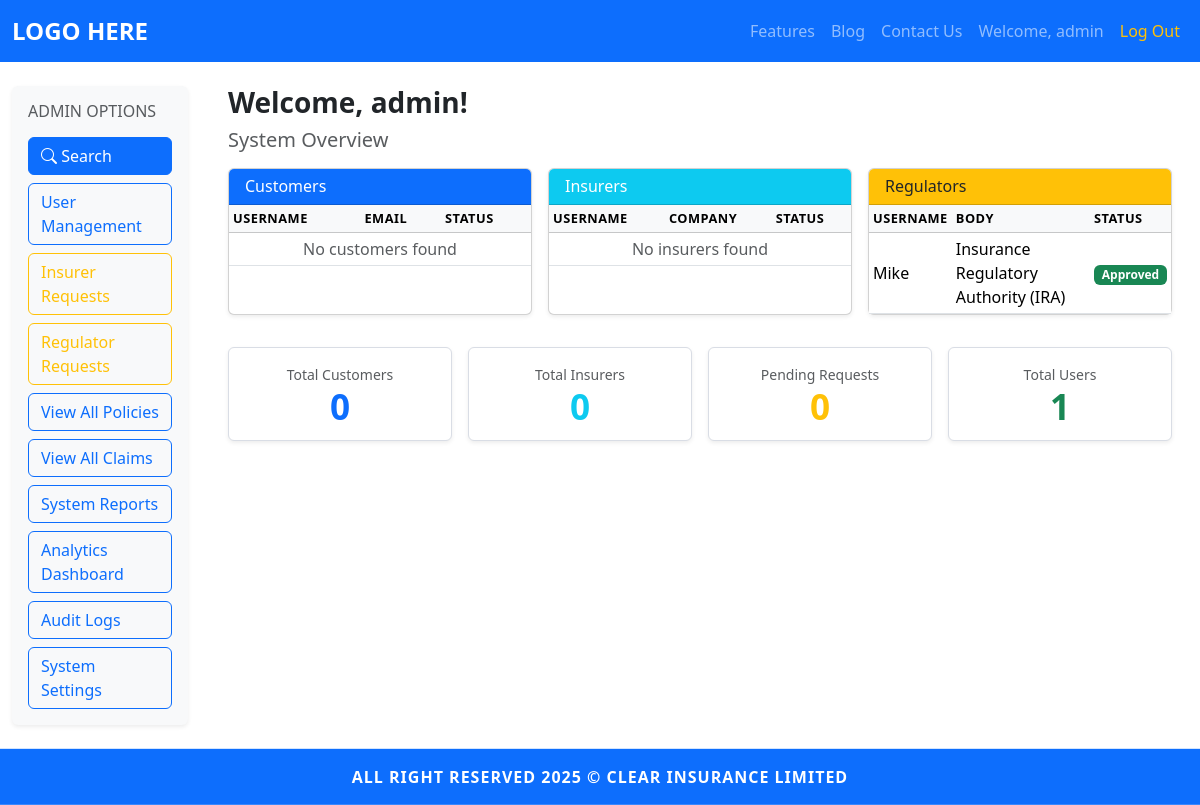
/admin/dashboard (signed in), run on an earlier commit of the app's database.
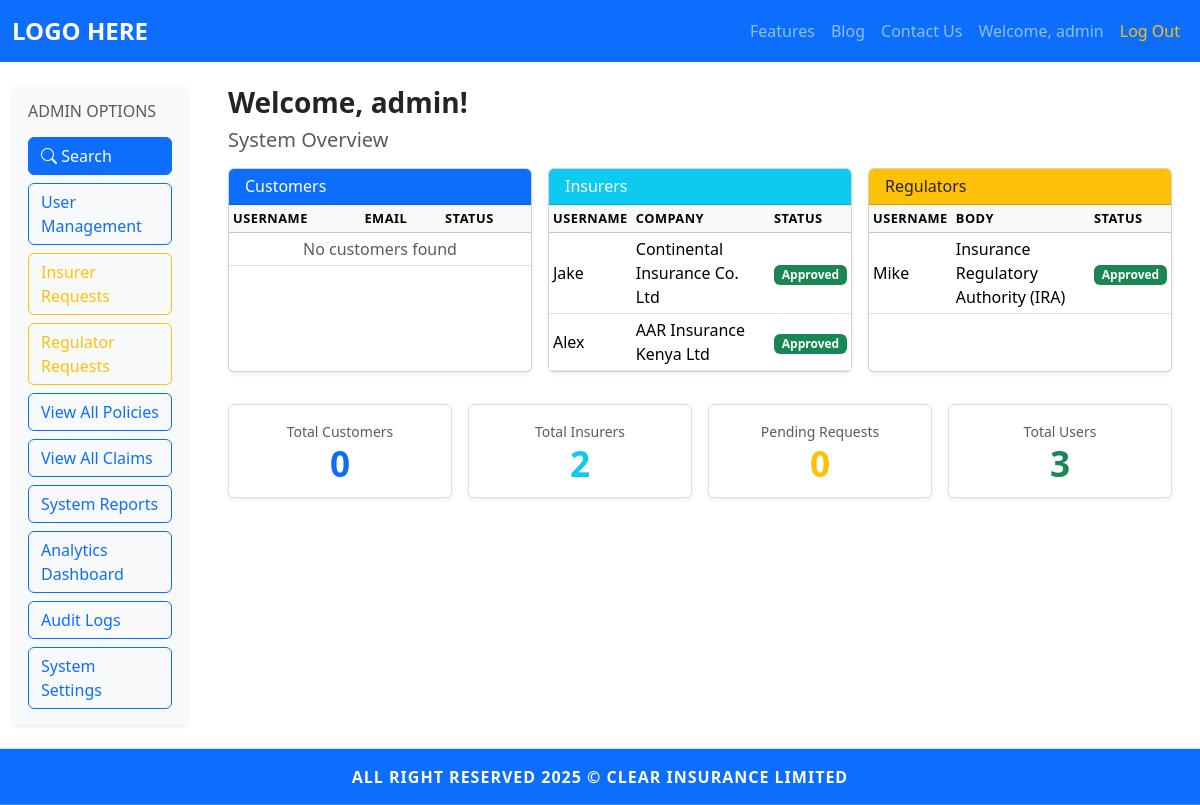
And on a later commit of the database.
### models.py (models this page shows, shortened)
class Admin(UserMixin, db.Model):
	id = db.Column(db.Integer, primary_key=True)
	username = db.Column(db.String(150), unique=True, nullable=False)
	email = db.Column(db.String(150), unique=True, nullable=False)
	password = db.Column(db.String(256), nullable=False)
	staff_id = db.Column(db.String(50), unique=True, nullable=True)
	is_active = db.Column(db.Boolean, default=True, nullable=False)

class Regulator(UserMixin, db.Model):
	id = db.Column(db.Integer, primary_key=True)
	username = db.Column(db.String(150), unique=True, nullable=False)
	email = db.Column(db.String(150), unique=True, nullable=False)
	password = db.Column(db.String(256), nullable=False)
	staff_id = db.Column(db.String(50), unique=True, nullable=True)
	regulatory_body_id = db.Column(db.Integer, db.ForeignKey('regulatory_body.id'), nullable=True)
	is_approved = db.Column(db.Boolean, default=False, nullable=False)
	is_active = db.Column(db.Boolean, default=True, nullable=False)
	approval_date = db.Column(db.DateTime, nullable=True)

class RegulatoryBody(db.Model):
	id = db.Column(db.Integer, primary_key=True)
	name = db.Column(db.String(200), unique=True, nullable=False)
	is_active = db.Column(db.Boolean, default=True, nullable=False)
	regulators = db.relationship('Regulator', backref='regulatory_body', lazy=True)

class Insurer(UserMixin, db.Model):
	id = db.Column(db.Integer, primary_key=True)
	username = db.Column(db.String(150), unique=True, nullable=False)
	email = db.Column(db.String(150), unique=True, nullable=False)
	password = db.Column(db.String(256), nullable=False)
	staff_id = db.Column(db.String(50), unique=True, nullable=True)
	insurance_company_id = db.Column(db.Integer, db.ForeignKey('insurance_company.id'), nullable=True)
	is_approved = db.Column(db.Boolean, default=False, nullable=False)
	is_active = db.Column(db.Boolean, default=True, nullable=False)
	approval_date = db.Column(db.DateTime, nullable=True)

class InsuranceCompany(db.Model):
	id = db.Column(db.Integer, primary_key=True)
	name = db.Column(db.String(200), unique=True, nullable=False)
	is_active = db.Column(db.Boolean, default=True, nullable=False)
	insurers = db.relationship('Insurer', backref='company', lazy=True)

### app.py (the view)
@app.route('/admin/dashboard')
@login_required
@admin_required
def admin_dashboard():
	customers = Customer.query.all()
	insurers = Insurer.query.all()
	regulators = Regulator.query.all()
	pending_insurer_count = InsurerRequest.query.filter_by(status='pending').count()
	pending_regulator_count = RegulatorRequest.query.filter_by(status='pending').count()
	return render_template('admin/admindashboard.html',
						   customers=customers,
						   insurers=insurers,
						   regulators=regulators,
						   pending_count=pending_insurer_count,
						   pending_regulator_count=pending_regulator_count)

### app.py (called while the page is built)
@login_manager.user_loader
def load_user(user_id):
	if '_' not in user_id:
		return None
	user_type, user_pk = user_id.split('_', 1)
	model_map = {
		'admin': Admin,
		'customer': Customer,
		'insurer': Insurer,
		'regulator': Regulator
	}
	model = model_map.get(user_type)
	if model:
		return model.query.get(int(user_pk))
	return None

### templates/admin/admindashboard.html (shortened to what this page needs)
{% extends 'base.html' %}
{% block content %}
<div class="container-fluid py-4">
	<div class="row">
		<aside class="col-12 col-md-3 col-lg-2 mb-4 mb-md-0">
			<div class="dashboard-sidebar p-3 bg-light rounded shadow-sm">
				<h6 class="text-uppercase text-muted mb-3">Admin Options</h6>
				<div class="d-grid gap-2">
					<a class="btn btn-primary sidebar-btn" href="{{ url_for('admin_search') }}">
						<i class="bi bi-search"></i> Search
					</a>
					<a class="btn btn-outline-primary sidebar-btn" href="{{ url_for('user_management') }}">User Management</a>
					<a class="btn btn-outline-warning sidebar-btn" href="{{ url_for('review_insurer_requests') }}">
						Insurer Requests
					</a>
					<a class="btn btn-outline-warning sidebar-btn" href="{{ url_for('review_regulator_requests') }}">
						Regulator Requests
					</a>
					<a class="btn btn-outline-primary sidebar-btn" href="#">View All Policies</a>
					<a class="btn btn-outline-primary sidebar-btn" href="#">View All Claims</a>
					<a class="btn btn-outline-primary sidebar-btn" href="#">System Reports</a>
					<a class="btn btn-outline-primary sidebar-btn" href="#">Analytics Dashboard</a>
					<a class="btn btn-outline-primary sidebar-btn" href="#">Audit Logs</a>
					<a class="btn btn-outline-primary sidebar-btn" href="#">System Settings</a>
				</div>
			</div>
		</aside>
		<main class="col-12 col-md-9 col-lg-10">
			<div class="px-2 px-md-3">
				<h3 class="fw-bold mb-2">Welcome, {{ current_user.username }}!</h3>
				<h5 class="text-muted mb-3">System Overview</h5>
				<div class="row g-3">
					<div class="col-12 col-lg-4">
						<div class="card shadow-sm h-100">
							<div class="card-header bg-primary text-white">
								<h6 class="mb-0">Customers</h6>
							</div>
							<div class="card-body p-0">
								<div class="table-responsive">
									<table class="table table-sm table-hover mb-0 align-middle">
										<thead class="table-light">
											<tr>
												<th>Username</th>
												<th>Email</th>
												<th>Status</th>
											</tr>
										</thead>
										<tbody>
											{% for customer in customers %}
											<tr>
												<td>{{ customer.username }}</td>
												<td>{{ customer.email }}</td>
												<td><span class="badge bg-success">Active</span></td>
											</tr>
											{% else %}
											<tr>
												<td colspan="3" class="text-center text-muted">No customers found</td>
											</tr>
											{% endfor %}
										</tbody>
									</table>
								</div>
							</div>
						</div>
					</div>
					<div class="col-12 col-lg-4">
						<div class="card shadow-sm h-100">
							<div class="card-header bg-info text-white">
								<h6 class="mb-0">Insurers</h6>
							</div>
							<div class="card-body p-0">
								<div class="table-responsive">
									<table class="table table-sm table-hover mb-0 align-middle">
										<thead class="table-light">
											<tr>
												<th>Username</th>
												<th>Company</th>
												<th>Status</th>
											</tr>
										</thead>
										<tbody>
											{% for insurer in insurers[:5] %}
											<tr>
												<td>{{ insurer.username }}</td>
												<td>{{ insurer.company.name if insurer.company else 'N/A' }}</td>
												<td>
													{% if insurer.is_approved %}
														<span class="badge bg-success">Approved</span>
													{% else %}
														<span class="badge bg-warning">Pending</span>
													{% endif %}
												</td>
											</tr>
											{% else %}
											<tr>
												<td colspan="3" class="text-center text-muted">No insurers found</td>
											</tr>
											{% endfor %}
										</tbody>
									</table>
								</div>
							</div>
						</div>
					</div>
					<div class="col-12 col-lg-4">
						<div class="card shadow-sm h-100">
							<div class="card-header bg-warning text-dark">
								<h6 class="mb-0">Regulators</h6>
							</div>
							<div class="card-body p-0">
								<div class="table-responsive">
									<table class="table table-sm table-hover mb-0 align-middle">
										<thead class="table-light">
											<tr>
												<th>Username</th>
												<th>Body</th>
												<th>Status</th>
											</tr>
										</thead>
										<tbody>
											{% for regulator in regulators[:5] %}
											<tr>
												<td>{{ regulator.username }}</td>
												<td>{{ regulator.regulatory_body.name if regulator.regulatory_body else 'N/A' }}</td>
												<td>
													{% if regulator.is_approved %}
														<span class="badge bg-success">Approved</span>
													{% else %}
														<span class="badge bg-warning">Pending</span>
													{% endif %}
												</td>
											</tr>
											{% else %}
											<tr>
												<td colspan="3" class="text-center text-muted">No regulators found</td>
											</tr>
											{% endfor %}
										</tbody>
									</table>
								</div>
							</div>
						</div>
					</div>
				</div>
				<div class="row g-3 mt-3">
					<div class="col-6 col-md-3">
						<div class="metric-card text-center shadow-sm p-3 bg-white rounded h-100">
							<p class="text-muted mb-1 small">Total Customers</p>
							<p class="metric-value text-primary mb-0">{{ customers|length }}</p>
						</div>
					</div>
					<div class="col-6 col-md-3">
						<div class="metric-card text-center shadow-sm p-3 bg-white rounded h-100">
							<p class="text-muted mb-1 small">Total Insurers</p>
							<p class="metric-value text-info mb-0">{{ insurers|length }}</p>
						</div>
					</div>
					<div class="col-6 col-md-3">
						<div class="metric-card text-center shadow-sm p-3 bg-white rounded h-100">
							<p class="text-muted mb-1 small">Pending Requests</p>
							<p class="metric-value text-warning mb-0">{{ pending_count }}</p>
						</div>
					</div>
					<div class="col-6 col-md-3">
						<div class="metric-card text-center shadow-sm p-3 bg-white rounded h-100">
							<p class="text-muted mb-1 small">Total Users</p>
							<p class="metric-value text-success mb-0">{{ customers|length + insurers|length + regulators|length }}</p>
						</div>
					</div>
				</div>
			</div>
		</main>
	</div>
</div>
{% endblock %}

### templates/base.html (shortened to what this page needs)
<!DOCTYPE html>
<html lang="en">
<head>
	<link href="https://cdn.jsdelivr.net/npm/bootstrap@5.3.2/dist/css/bootstrap.min.css" rel="stylesheet">
	<link rel="stylesheet" href="https://cdn.jsdelivr.net/npm/bootstrap-icons@1.10.0/font/bootstrap-icons.css">
	<link rel="stylesheet" href="{{ url_for('static', filename='css/style.css') }}">
</head>
<body class="d-flex flex-column min-vh-100">
	<nav class="navbar navbar-expand-lg navbar-dark bg-primary sticky-top">
		<div class="container-fluid">
			<a class="navbar-brand fw-bold" href="/">LOGO HERE</a>
			<div class="collapse navbar-collapse" id="navbarNav">
			<ul class="navbar-nav ms-auto mb-2 mb-lg-0 align-items-lg-center">
				<li class="nav-item"><a class="nav-link" href="/features">Features</a></li>
				<li class="nav-item"><a class="nav-link" href="/blog">Blog</a></li>
				<li class="nav-item"><a class="nav-link" href="/contact">Contact Us</a></li>
				{% if current_user is defined and current_user.is_authenticated %}
					<li class="nav-item"><a class="nav-link" href="{{ url_for('dashboard') }}">Welcome, {{ current_user.username }}</a></li>
					<li class="nav-item"><a class="nav-link text-warning" href="/logout">Log Out</a></li>
				{% else %}
					<li class="nav-item"><a class="nav-link" href="/auth/login">Log In</a></li>
					<li class="nav-item"><a class="nav-link" href="/auth/signup">Sign Up</a></li>
				{% endif %}
			</ul>
			</div>
		</div>
	</nav>
		{% block content %}{% endblock %}
	<footer class="footer mt-auto py-3 bg-primary text-white text-center sticky-bottom">
		<div class="container">
			<span>ALL RIGHT RESERVED 2025 &copy; CLEAR INSURANCE LIMITED</span>
		</div>
	</footer>
</body>
</html>

### static/css/style.css (style rules this page uses)
.footer { font-weight: bold; letter-spacing: 1px; }
.navbar-brand { font-size: 1.5rem; font-weight: bold; }
.sticky-bottom { position: sticky; bottom: 0; width: 100%; z-index: 1030; }
.dashboard-sidebar .sidebar-btn { text-align: left; font-weight: 500; }
.metric-card { background: #f2f4fa; border: 1px solid #d9dde5; }
.metric-value { font-size: 2.2rem; font-weight: 700; line-height: 1; }
.table thead th { font-size: 0.8rem; text-transform: uppercase; letter-spacing: .5px; }

What changed in the data, as far as the page shows it:
added Insurer: username "Jake", company "Continental Insurance Co. Ltd", is_approved "Approved"
added Insurer: username "Alex", company "AAR Insurance Kenya Ltd", is_approved "Approved"
Also different on the page:
{{ insurers|length }}: "0" → "2"
{{ customers|length + insurers|length + regulators|length }}: "1" → "3"
text no longer shown: "No insurers found"
